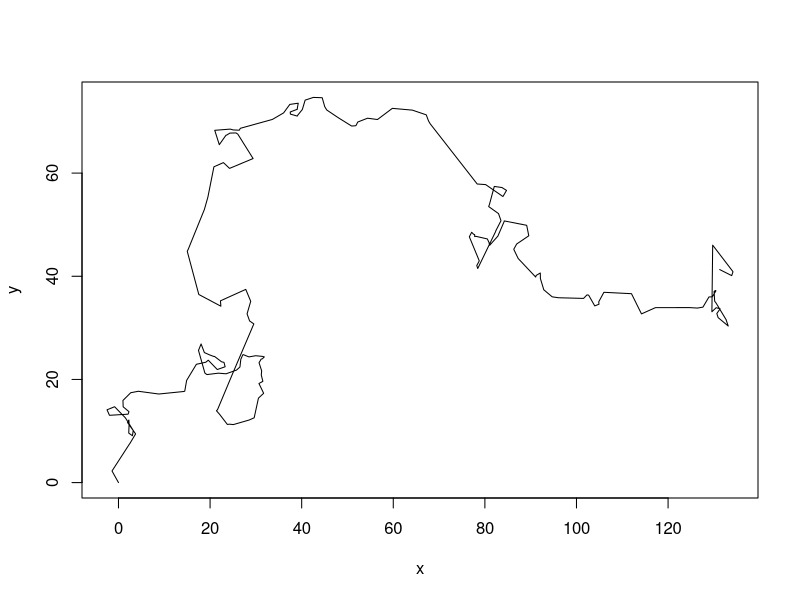
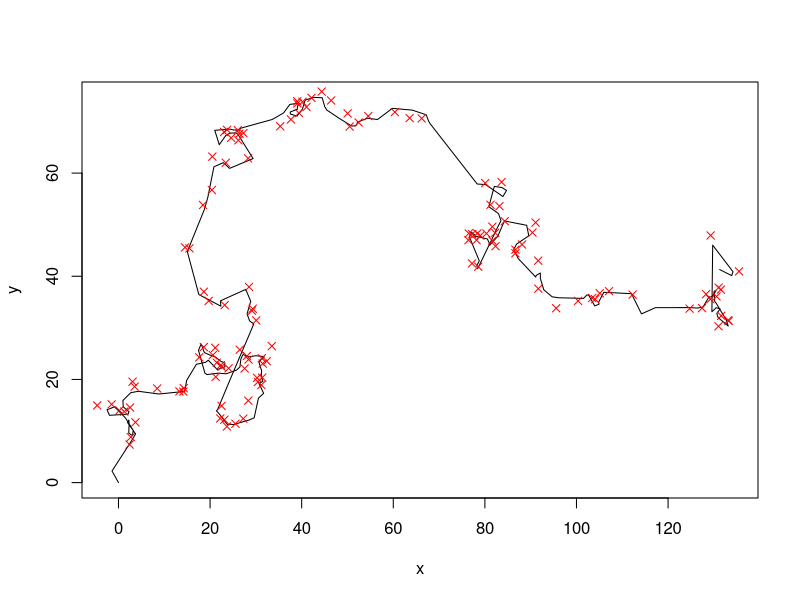
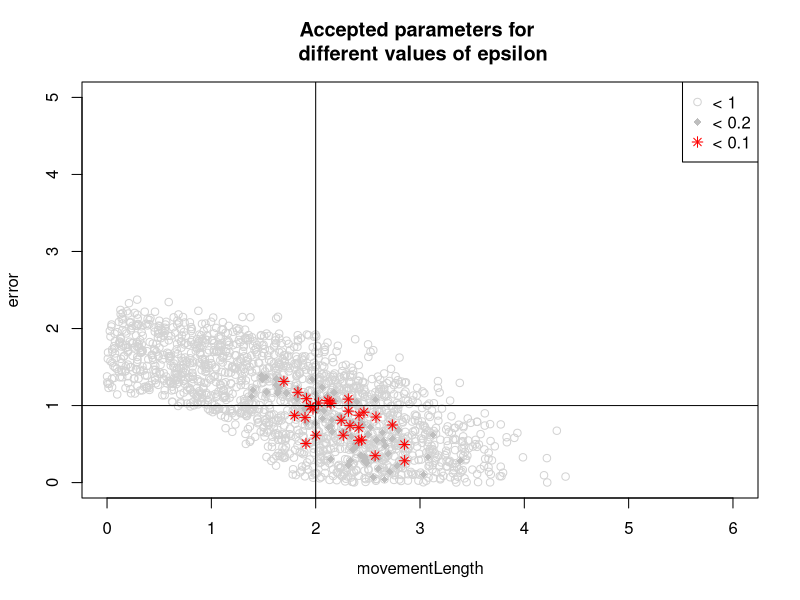

Recreate these plots in R, in order. (Note: a time limit stopped this script after it produced the figures.)
## ---- chunk 1
set.seed(123)
## ---- chunk 2
library(compiler)
model <- function(params=2, startvalues = c(0,0,0), steps = 200){
  x = startvalues[1]
  y = startvalues[2]
  direction = startvalues[3]
  
  movementLength = params[1]
  turningWidth = 1
  
  output = data.frame(x = rep(NA, steps+1), y = rep(NA, steps+1))
  output[1, ] = c(x,y)
  for (i in 1:steps){
    direction = direction + rnorm(1,0,turningWidth)
    length = rexp(1, 1/movementLength)
    x = x + sin(direction) * length
    y = y + cos(direction) * length
    output[i+1, ] = c(x,y)
  }
return(output)
}
model <- cmpfun(model)
## ---- chunk 3
data <- model()
plot(data, type = "l")
## ---- chunk 4
observationModel <- function(realData, sd=1){
  realData$xobs = rnorm(length(realData$x), mean = realData$x, sd = sd)
  realData$yobs = rnorm(length(realData$x), mean = realData$y, sd = sd)
  realData$xobs[realData$xobs - floor(realData$xobs) > 0.7 ] = NA
  return(realData)
}

obsdata <- observationModel(data)
plot(data, type = "l")
points(obsdata$xobs, obsdata$yobs, col = "red", pch = 4)
## ---- chunk 5
summaryStatistics <- function(dat){
  meandisplacement = mean(sqrt(diff(dat$xobs)^2 + diff(dat$yobs)^2), na.rm = T)

  meandisplacement10 = mean(sqrt(diff(dat$xobs, lag = 2)^2 + diff(dat$yobs, lag = 2)^2), na.rm = T)/3
  
  #meanturning = mean(abs(diff(atan2(diff(dat$yobs),diff(dat$xobs)))), na.rm = T) 
  
  return(c(meandisplacement, meandisplacement10))
} 

dataSummary <- summaryStatistics(obsdata)
dataSummary
## ---- chunk 6
n = 10000
fit = data.frame(movementLength = runif(n, 0, 5), error = runif(n, 0,5), distance = rep(NA, n))

for (i in 1:n){
  simulatedPrediction <- model(fit[i,1])
  simulatedObservation<- observationModel(simulatedPrediction, fit[i,2])
  simulatedSummary <- summaryStatistics(simulatedObservation)
  simulatedSummary
  #deviation = max( simulatedSummary - dataSummary)
  deviation = sqrt(sum((simulatedSummary - dataSummary)^2))
  fit[i,3] = deviation
}
## ---- chunk 7
plot(fit[fit[,3] < 1, 1:2], xlim = c(0,6), ylim = c(0,5), col = "lightgrey", main = "Accepted parameters for \n different values of epsilon")
points(fit[fit[,3] < 0.2, 1:2],  pch = 18, col = "gray")
points(fit[fit[,3] < 0.1, 1:2],  pch = 8, col = "red")

legend("topright", c("< 1", "< 0.2", "< 0.1"), pch = c(1,18,8), col = c("lightgrey", "gray", "red"))

abline(v = 2)
abline(h = 1) 

## ---- chunk 8
n = 10000
fit = data.frame(movementLength = rep(NA, n), error = rep(NA, n), distance = rep(NA, n))


currentPar = c(2,0.9)
for (i in 1:n){
  newPar = rnorm(2,currentPar, sd = c(0.2,0.2))
  if (min(newPar) < 0 ) fit[i,] = c(currentPar, deviation)
  
  else{
    simulatedPrediction <- model(newPar[1])
    simulatedObservation<- observationModel(simulatedPrediction, newPar[2])
    simulatedSummary <- summaryStatistics(simulatedObservation)
    deviation = sqrt(sum( simulatedSummary - dataSummary)^2)
    
    if (deviation < 0.2){
      fit[i,] = c(newPar, deviation)
      currentPar = newPar
    } 
    else fit[i,] = c(currentPar, deviation)
  }
}
## ---- chunk 9
plot(fit[, 1:2], xlim = c(0,6), ylim = c(0,5), col = "#00000022", main = "Accepted parameters")

abline(v = 2)
abline(h = 1) 
